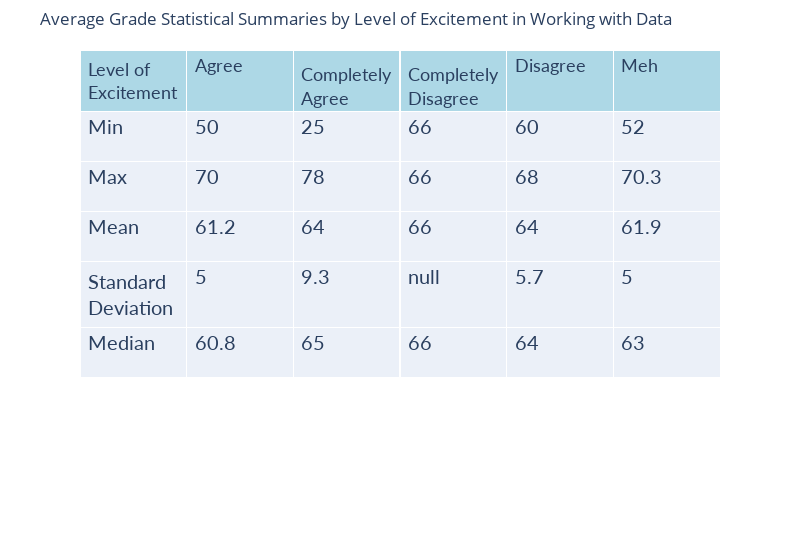

Write notebook code for a chart like this one.
### Code cell
color1 = "white"
color2 = "lightgrey"
header_color = "lightblue"
values = (
    excited_stats.columns,
    excited_stats.iloc[0],
    excited_stats.iloc[1],
    excited_stats.iloc[2],
    excited_stats.iloc[3],
    excited_stats.iloc[4],
)

fig = go.Figure(
    data=[
        go.Table(
            header=dict(
                values=[
                    "Level of Excitement",
                    "Agree",
                    "Completely Agree",
                    "Completely Disagree",
                    "Disagree",
                    "Meh",
                ],
                fill_color=header_color,
                height=50,
                align="left",
                font=dict(family="Lato", size=18),
            ),
            cells=dict(
                values=values,
                align="left",
                height=50,
                font=dict(family="Lato", size=20),
                format=None,
                formatsrc=None,
                fill_color=None,
            ),
        )
    ]
)
fig.update_layout(
    width=800,
    title="Average Grade Statistical Summaries by Level of Excitement in Working with Data",
)
fig.update_layout({"margin": {"t": 50}})
fig.show()

### Figure 1 — Plotly figure (JSON) as saved in the notebook; plotly's stock layout.template omitted (floating-point values rounded to 4 significant figures)
{"data": [{"cells": {"align": "left", "font": {"family": "Lato", "size": 20}, "height": 50, "values": [["Min", "Max", "Mean", "Standard Deviation", "Median"], [50, 70, 61.2, 5, 60.8], [25, 78, 64, 9.3, 65], [66, 66, 66, null, 66], [60, 68, 64, 5.7, 64], [52, 70.3, 61.9, 5, 63]]}, "header": {"align": "left", "fill": {"color": "lightblue"}, "font": {"family": "Lato", "size": 18}, "height": 50, "values": ["Level of Excitement", "Agree", "Completely Agree", "Completely Disagree", "Disagree", "Meh"]}, "type": "table"}], "layout": {"margin": {"t": 50}, "title": {"text": "Average Grade Statistical Summaries by Level of Excitement in Working with Data"}, "width": 800}}
